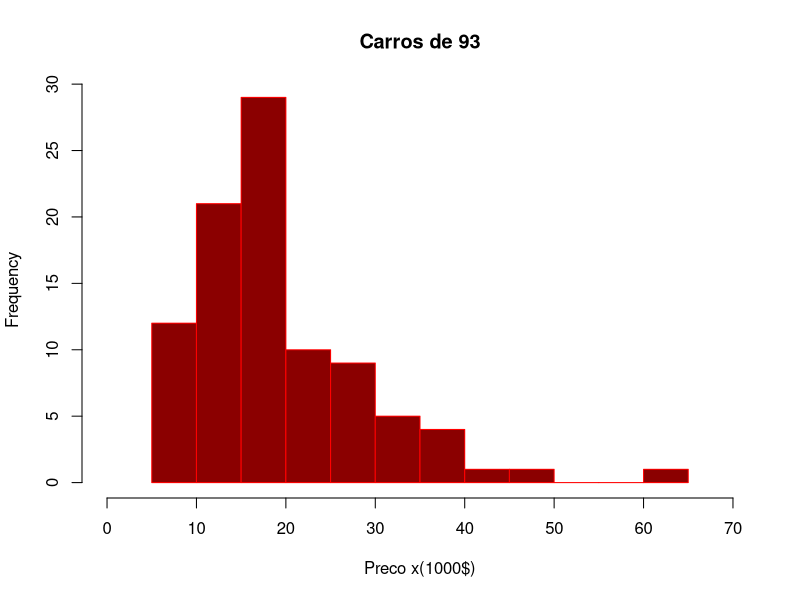
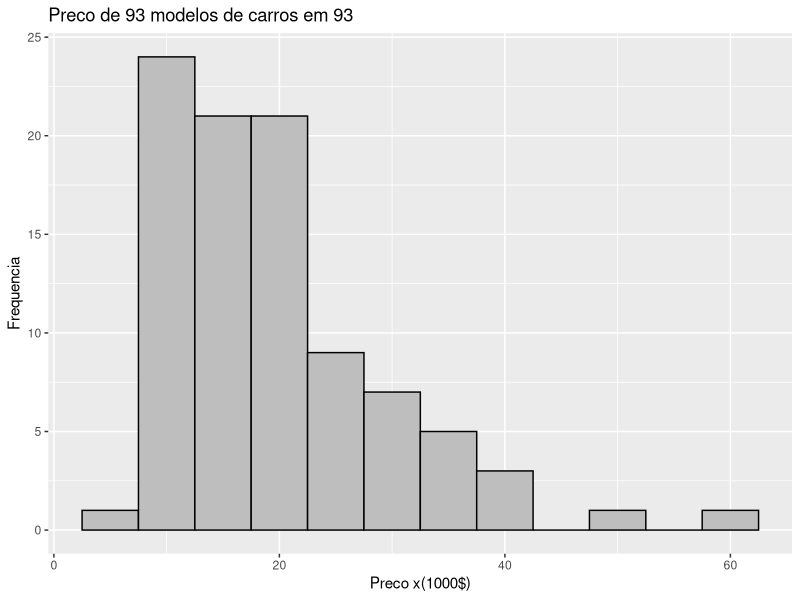
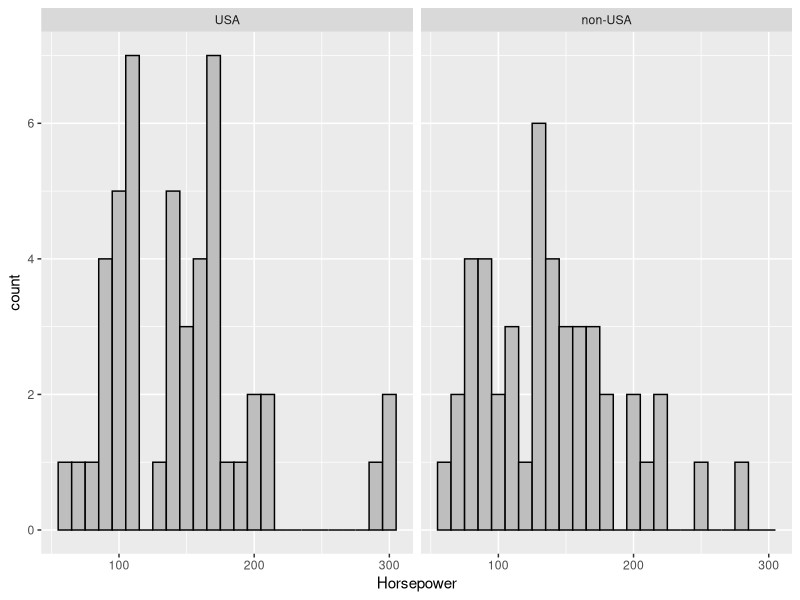

The R source for these figures, in order:
# HISTOGRAMAS

library("MASS")
library("ggplot2")

hist(
  Cars93$Price, 
  main = "Carros de 93",
  xlab = "Preco x(1000$)",
  border = "red", 
  col = "darkred",
  breaks = 10,
  xlim = c(0, 70)
)

ggplot(Cars93, aes(x=Price)) + 
  geom_histogram(binwidth = 5, color="black", fill="gray")+
  labs(x = "Preco x(1000$)", y="Frequencia", title="Preco de 93 modelos de carros em 93")

ggplot(Cars93, aes(x=Horsepower)) + 
  geom_histogram(color="black", fill="gray", binwidth = 10)+
  facet_wrap(~Origin)
